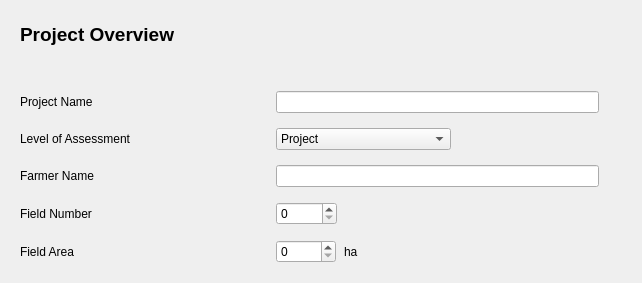
     <widget class="QWidget" name="overviewPage">
      <layout class="QVBoxLayout" name="verticalLayout_5">
       <item>
        <widget class="QWidget" name="widget" native="true">
         <property name="sizePolicy">
          <sizepolicy hsizetype="MinimumExpanding" vsizetype="MinimumExpanding">
           <horstretch>0</horstretch>
           <verstretch>0</verstretch>
          </sizepolicy>
         </property>
         <property name="minimumSize">
          <size>
           <width>620</width>
           <height>225</height>
          </size>
         </property>
         <property name="maximumSize">
          <size>
           <width>16777215</width>
           <height>16777215</height>
          </size>
         </property>
         <layout class="QVBoxLayout" name="verticalLayout_2">
          <item>
           <widget class="QLabel" name="label_7">
            <property name="sizePolicy">
             <sizepolicy hsizetype="Preferred" vsizetype="Fixed">
              <horstretch>0</horstretch>
              <verstretch>0</verstretch>
             </sizepolicy>
            </property>
            <property name="minimumSize">
             <size>
              <width>0</width>
              <height>30</height>
             </size>
            </property>
            <property name="frameShape">
             <enum>QFrame::NoFrame</enum>
            </property>
            <property name="text">
             <string>&lt;!DOCTYPE HTML PUBLIC &quot;-//W3C//DTD HTML 4.0//EN&quot; &quot;http://www.w3.org/TR/REC-html40/strict.dtd&quot;&gt;
&lt;html&gt;&lt;head&gt;&lt;meta name=&quot;qrichtext&quot; content=&quot;1&quot; /&gt;&lt;style type=&quot;text/css&quot;&gt;
p, li { white-space: pre-wrap; }
&lt;/style&gt;&lt;/head&gt;&lt;body style=&quot; font-family:'Sans'; font-size:10pt; font-weight:400; font-style:normal;&quot;&gt;
&lt;p style=&quot; margin-top:0px; margin-bottom:0px; margin-left:0px; margin-right:0px; -qt-block-indent:0; text-indent:0px;&quot;&gt;&lt;span style=&quot; font-size:14pt; font-weight:600;&quot;&gt;Project Overview&lt;/span&gt;&lt;/p&gt;&lt;/body&gt;&lt;/html&gt;</string>
            </property>
            <property name="alignment">
             <set>Qt::AlignLeading|Qt::AlignLeft|Qt::AlignVCenter</set>
            </property>
           </widget>
          </item>
          <item>
           <layout class="QFormLayout" name="formLayout">
            <property name="sizeConstraint">
             <enum>QLayout::SetMinimumSize</enum>
            </property>
            <property name="fieldGrowthPolicy">
             <enum>QFormLayout::AllNonFixedFieldsGrow</enum>
            </property>
            <property name="verticalSpacing">
             <number>15</number>
            </property>
            <item row="0" column="0">
             <spacer name="horizontalSpacer_4">
              <property name="orientation">
               <enum>Qt::Horizontal</enum>
              </property>
              <property name="sizeType">
               <enum>QSizePolicy::Fixed</enum>
              </property>
              <property name="sizeHint" stdset="0">
               <size>
                <width>250</width>
                <height>20</height>
               </size>
              </property>
             </spacer>
            </item>
            <item row="1" column="0">
             <widget class="QLabel" name="label">
              <property name="text">
               <string>Project Name</string>
              </property>
             </widget>
            </item>
            <item row="1" column="1">
             <widget class="QLineEdit" name="projectName">
              <property name="sizePolicy">
               <sizepolicy hsizetype="Fixed" vsizetype="Fixed">
                <horstretch>0</horstretch>
                <verstretch>0</verstretch>
               </sizepolicy>
              </property>
              <property name="minimumSize">
               <size>
                <width>323</width>
                <height>0</height>
               </size>
              </property>
              <property name="maximumSize">
               <size>
                <width>323</width>
                <height>16777215</height>
               </size>
              </property>
              <property name="maxLength">
               <number>1000</number>
              </property>
             </widget>
            </item>
            <item row="2" column="0">
             <widget class="QLabel" name="label_4">
              <property name="text">
               <string>Level of Assessment</string>
              </property>
             </widget>
            </item>
            <item row="2" column="1">
             <widget class="QComboBox" name="projectType">
              <property name="enabled">
               <bool>true</bool>
              </property>
              <property name="sizePolicy">
               <sizepolicy hsizetype="Fixed" vsizetype="Fixed">
                <horstretch>0</horstretch>
                <verstretch>0</verstretch>
               </sizepolicy>
              </property>
              <property name="minimumSize">
               <size>
                <width>175</width>
                <height>0</height>
               </size>
              </property>
              <property name="maximumSize">
               <size>
                <width>175</width>
                <height>16777215</height>
               </size>
              </property>
              <property name="editable">
               <bool>false</bool>
              </property>
              <item>
               <property name="text">
                <string>Project</string>
               </property>
              </item>
              <item>
               <property name="text">
                <string>Individual field</string>
               </property>
              </item>
             </widget>
            </item>
            <item row="3" column="0">
             <widget class="QLabel" name="farmerNameLabel">
              <property name="text">
               <string>Farmer Name</string>
              </property>
             </widget>
            </item>
            <item row="3" column="1">
             <widget class="QLineEdit" name="farmerName">
              <property name="sizePolicy">
               <sizepolicy hsizetype="Fixed" vsizetype="Fixed">
                <horstretch>0</horstretch>
                <verstretch>0</verstretch>
               </sizepolicy>
              </property>
              <property name="minimumSize">
               <size>
                <width>323</width>
                <height>0</height>
               </size>
              </property>
              <property name="maximumSize">
               <size>
                <width>323</width>
                <height>16777215</height>
               </size>
              </property>
             </widget>
            </item>
            <item row="4" column="0">
             <widget class="QLabel" name="fieldNumLabel">
              <property name="text">
               <string>Field Number</string>
              </property>
             </widget>
            </item>
            <item row="5" column="0">
             <widget class="QLabel" name="areaLabel">
              <property name="text">
               <string>Field Area</string>
              </property>
             </widget>
            </item>
            <item row="4" column="1">
             <widget class="QSpinBox" name="fieldNum">
              <property name="sizePolicy">
               <sizepolicy hsizetype="Fixed" vsizetype="Fixed">
                <horstretch>0</horstretch>
                <verstretch>0</verstretch>
               </sizepolicy>
              </property>
              <property name="minimumSize">
               <size>
                <width>60</width>
                <height>0</height>
               </size>
              </property>
              <property name="maximum">
               <number>99999</number>
              </property>
             </widget>
            </item>
            <item row="5" column="1">
             <layout class="QHBoxLayout" name="horizontalLayout_4">
              <property name="spacing">
               <number>8</number>
              </property>
              <item>
               <widget class="QSpinBox" name="area">
                <property name="sizePolicy">
                 <sizepolicy hsizetype="Fixed" vsizetype="Fixed">
                  <horstretch>0</horstretch>
                  <verstretch>0</verstretch>
                 </sizepolicy>
                </property>
                <property name="maximumSize">
                 <size>
                  <width>60</width>
                  <height>16777215</height>
                 </size>
                </property>
                <property name="maximum">
                 <number>9999</number>
                </property>
                <property name="singleStep">
                 <number>10</number>
                </property>
               </widget>
              </item>
              <item>
               <widget class="QLabel" name="areaText">
                <property name="text">
                 <string>ha</string>
                </property>
               </widget>
              </item>
             </layout>
            </item>
           </layout>
          </item>
         </layout>
        </widget>
       </item>
      </layout>
     </widget>
